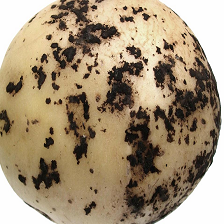
#> input picture ProyectoPID/dataset/Moho_negro/1.jpg, 224 x 224 px
$ python -i black_scurf.py   (imports and definitions only)   (older library calls are emulated)
#> lines starting #> are read from the running program, lines starting #| are printed output that depends on the picture; after the words box and inside, x2 and y2 are one past the last pixel; in counts of white or black regions, pixels touching at a corner belong together
#> further down, picture is the input picture: PIL image 224x224 RGBA; mean R, G, B, A 162.9, 145, 118.9, 255
### ProyectoPID/functions.py
import numpy as np


class Kernel:
    """
    Clase para instanciar los diferentes filtros para utilizar en convolución
    """

    def __init__(self):
        """Método constructor"""
        pass

    def blur(self):
        """Kernel para difuminar la imagen"""
        return np.array([[1, 1, 1], [1, 1, 1], [1, 1, 1]]) / 9

    def gauss(self):
        """Kernel para el desenfoque gaussiano de la imagen"""
        return np.array([[1, 2, 1], [2, 4, 2], [1, 2, 1]]) / 16

    def edge(self):
        """Kernel para resaltar los bordes de la imagen"""
        return np.array([[-1, -1, -1], [-1, 8, -1], [-1, -1, -1]])

    def sharpen(self):
        """Kernel para afilar la imagen"""
        return np.array([[0, -1, 0], [-1, 5, -1], [0, -1, 0]])

    def sobel_x(self):
        """Kernel para aplicar Sobel en horizontal"""
        return np.array([[-1, 0, 1], [-2, 0, 2], [-1, 0, 1]])

    def sobel_y(self):
        """Kernel para aplicar Sobel en vertical"""
        return np.array([[1, 2, 1], [0, 0, 0], [-1, -2, -1]])

    def laplace(self):
        """Kernel para aplicar el filtor Laplaciano"""
        return np.array([[0, 1, 0], [1, -4, 1], [0, 1, 0]])


def calculate_histogram(channel: np.ndarray):
    """Función para calcular el histograma de un canal o imagen"""
    if channel.dtype == np.uint8:
        bins = np.arange(0, 256)
    else:
        bins = 256

    histogram, bin_edges = np.histogram(channel.flatten(), bins=bins)
    bin_centers = (bin_edges[:-1] + bin_edges[1:]) / 2

    return histogram, bin_edges, bin_centers


def calculate_otsu(channel: np.ndarray, normalize: bool = True):
    """
    Función que calcula el umbral otsu a partir de un canal o imagen en grises
    """

    histogram, _, bin_centers = calculate_histogram(channel)

    if normalize == True:
        histogram = histogram / histogram.sum()

    # Probabilidad de clases para todos los posibles umbrales
    weight1 = np.cumsum(histogram)
    weight2 = np.cumsum(histogram[::-1])[::-1]

    # Promedios de clase para todos los posibles umbrales
    mean1 = np.cumsum(histogram * bin_centers) / weight1
    mean2 = (np.cumsum((histogram * bin_centers)[::-1]) / weight2[::-1])[::-1]

    # Calcula la varianza entre grupos
    # Los pesos actúan como coeficientes
    # Se mide la diferencia de valores al cuadrado entre los promedios del primer y segundo grupo
    variance12 = weight1[:-1] * weight2[1:] * (mean1[:-1] - mean2[1:]) ** 2

    # Encuentra la varianza máxima y obtiene el umbral correspondiente
    index = np.argmax(variance12)
    threshold = bin_centers[index]

    return threshold


def footprint_disk(radius: float):
    L = np.arange(-radius, radius + 1)
    X, Y = np.meshgrid(L, L)
    disk = np.array((X**2 + Y**2) <= radius**2, dtype=np.uint8)
    return disk


def binary_dilation(image: np.ndarray, kernel: np.ndarray) -> np.ndarray:

    pad_h, pad_w = kernel.shape[0] // 2, kernel.shape[1] // 2
    padded = np.pad(image, ((pad_h, pad_h), (pad_w, pad_w)), mode="reflect")

    output = np.zeros_like(image, dtype=np.uint8)
    out_h, out_w = output.shape

    for i in range(out_h):
        for j in range(out_w):
            region = padded[i : i + kernel.shape[0], j : j + kernel.shape[1]]
            output[i, j] = 1 if np.any(region == 1) else 0

    return output


def binary_erosion(image: np.ndarray, kernel: np.ndarray) -> np.ndarray:

    pad_h, pad_w = kernel.shape[0] // 2, kernel.shape[1] // 2
    padded = np.pad(image, ((pad_h, pad_h), (pad_w, pad_w)), mode="reflect")

    output = np.zeros_like(image, dtype=np.uint8)
    out_h, out_w = output.shape

    for i in range(out_h):
        for j in range(out_w):
            region = padded[i : i + kernel.shape[0], j : j + kernel.shape[1]]
            output[i, j] = 1 if np.all(region == 1) else 0

    return output


def binary_opening(image: np.ndarray, kernel: np.ndarray) -> np.ndarray:
    """
    Ejecuta una apertura morfológica binario. Una apertura es una erosión seguida de una dilatación.
    """
    # 1. Erosion: Obtiene el valor mínimo en la vencidad
    eroded = binary_erosion(image, kernel)

    # 2. Dilatación: Obtiene el valor máximo en la vecindad
    opened = binary_dilation(eroded, kernel)

    return opened.astype(np.bool)


def binary_closing(image: np.ndarray, kernel: np.ndarray) -> np.ndarray:
    """
    Ejecuta un cierre morfológico binario. Un cierre es una dilatación seguida de una erosión.
    """
    # 1. Dilatación: Obtiene el valor máximo en la vecindad
    dilated = binary_dilation(image, kernel)

    # 2. Erosion: Obtiene el valor mínimo en la vencidad
    closed = binary_erosion(dilated, kernel)

    return closed.astype(np.bool)


# [128 lines left out: functions filter, normalize_sobel_angles, supress_non_maximums, canny, not called in this run]

### ProyectoPID/black_scurf.py
import numpy as np
import matplotlib.pyplot as plt
from pathlib import Path
from random import choice, sample
from PIL import Image
from functions import (
    Kernel,
    filter,
    calculate_otsu,
    binary_opening,
    binary_closing,
    footprint_disk,
)
from skimage.morphology import remove_small_objects
from skimage.measure import label, regionprops


def detect_black_scurf(image, chroma_threshold=0.2, closing_radius=1, use_filter=False):
    """
    Función que recibe una imagen de una papa y determina si está enferma de
    Moho Negro o no
    """
#> called with chroma_threshold = 0.2, closing_radius = 1, use_filter = False

    # Cargar imagen
    img = image.convert("RGB")
    img_array = np.asarray(img)

    # Aplicar filtro
    if use_filter:
        kernel = Kernel()
        filter_type = kernel.blur()

        red = filter(img_array[..., 0], filter_type)
        green = filter(img_array[..., 1], filter_type)
        blue = filter(img_array[..., 2], filter_type)
        result = np.dstack([red, green, blue])
        img_array = np.clip(result, 0, 255).astype(np.uint8)

    norm_img_array = img_array / 255.0

    # Convertir a grises
    RGBTOYUV = [0.298936021293775, 0.587043074451121, 0.114020904255103]
    yuv = np.matmul(norm_img_array, RGBTOYUV)
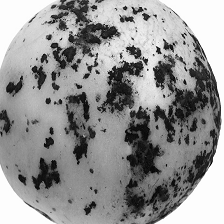
#> yuv: shape (224, 224) float64; min 0, max 1, mean 0.578

    # Calcular el Chroma (diferencia entre el máximo y el mínimo)
    max_rgb = norm_img_array.max(axis=2)
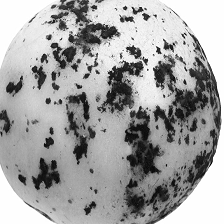
#> max_rgb: shape (224, 224) float64; min 0, max 1, mean 0.639
    min_rgb = norm_img_array.min(axis=2)
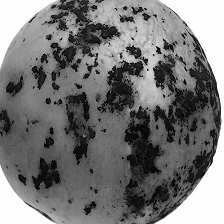
#> min_rgb: shape (224, 224) float64; min 0, max 1, mean 0.466
    chroma = max_rgb - min_rgb
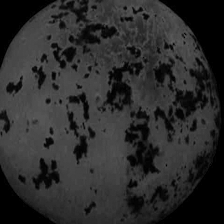
#> chroma: shape (224, 224) float64; min 0, max 0.38, mean 0.173

    # Calcular las máscaras
    otsu = calculate_otsu(yuv, normalize=False)
#> in calculate_histogram, `histogram, bin_edges = np.histogram(channel.flatten(), bins=bins)`: histogram = 256 values, max 6707 at index 254, min 1 at index 1, mean 196; bin_edges = 257 values from 0 to 1
#> in calculate_histogram, `bin_centers = (bin_edges[:-1] + bin_edges[1:]) / 2`: bin_centers = 256 values from 0.00195 to 0.998
#> in calculate_otsu, `weight1 = np.cumsum(histogram)`: weight1 = 256 values from 3 to 50176
#> in calculate_otsu, `weight2 = np.cumsum(histogram[::-1])[::-1]`: weight2 = 256 values, max 50176 at index 0, min 387 at index 255, mean 29080.3
#> in calculate_otsu, `mean1 = np.cumsum(histogram * bin_centers) / weight1`: mean1 = 256 values from 0.00195 to 0.578
#> in calculate_otsu, `mean2 = (np.cumsum((histogram * bin_centers)[::-1]) / weight2[::-1])[:..`: mean2 = 256 values from 0.578 to 0.998
#> in calculate_otsu, `variance12 = weight1[:-1] * weight2[1:] * (mean1[:-1] - mean2[1:]) ** 2`: variance12 = 255 values, max 136418174.2 at index 123, min 49885.5 at index 0, mean 101941692.5
#> in calculate_otsu, `index = np.argmax(variance12)`: index = 123
#> in calculate_otsu, `threshold = bin_centers[index]`: threshold = 0.482
#> otsu = 0.482
    mask_dark = yuv < otsu  # Máscara relativa al umbral
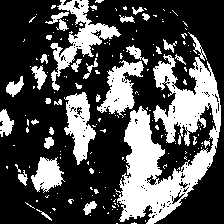
#> mask_dark: shape (224, 224) bool; 31.2% white; 174 white regions (139 under 20 px), largest, box (x1, y1, x2, y2) and area: (115, 54, 221, 224) 8038, (50, 0, 121, 91) 1703, (97, 60, 144, 118) 1253

    # Forzar saturación baja para detectar mejor las zonas oscuras
    mask_dark &= chroma < chroma_threshold
#> mask_dark: shape (224, 224) bool; 24.5% white; 128 white regions (90 under 20 px), largest, box (x1, y1, x2, y2) and area: (120, 56, 221, 224) 4923, (124, 106, 164, 181) 1456, (59, 0, 119, 54) 1083

    # Remover el fondo blanco
    potato_mask = yuv < 0.95
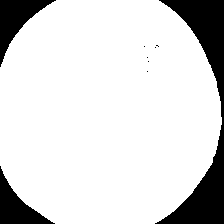
#> potato_mask: shape (224, 224) bool; 85% white; 9 black regions (6 under 20 px), largest, box (x1, y1, x2, y2) and area: (155, 0, 224, 224) 4912, (0, 0, 56, 67) 1385, (0, 166, 55, 224) 1215

    # De la máscara de la papa nos quedamos solo con las partes oscuras
    detected_mask = mask_dark & potato_mask

    # Limpieza morfológica
    disease_mask = binary_opening(detected_mask, footprint_disk(closing_radius))
#> in binary_erosion, `padded = np.pad(image, ((pad_h, pad_h), (pad_w, pad_w)), mode="reflect")`: padded: shape (226, 226) bool; 24.2% white; 128 white regions (89 under 20 px), largest, box (x1, y1, x2, y2) and area: (121, 57, 222, 226) 4932, (125, 107, 165, 182) 1456, (60, 0, 120, 55) 1105
#> after the loop in binary_erosion, `for i in range(out_h):`: output: shape (224, 224); values 0 (black) and 1 (white), 13.3% white; 86 white regions (54 under 20 px), largest, box (x1, y1, x2, y2) and area: (126, 111, 161, 175) 1021, (174, 67, 217, 121) 889, (124, 180, 180, 218) 841
#> in binary_dilation, `padded = np.pad(image, ((pad_h, pad_h), (pad_w, pad_w)), mode="reflect")`: padded: shape (226, 226); values 0 (black) and 1 (white), 13.1% white; 86 white regions (54 under 20 px), largest, box (x1, y1, x2, y2) and area: (127, 112, 162, 176) 1021, (175, 68, 218, 122) 889, (125, 181, 181, 219) 841
#> after the loop in binary_dilation, `for i in range(out_h):`: output: shape (224, 224); values 0 (black) and 1 (white), 21.5% white; 63 white regions (27 under 20 px), largest, box (x1, y1, x2, y2) and area: (154, 58, 218, 132) 1570, (121, 179, 181, 224) 1498, (125, 110, 162, 178) 1371
    disease_mask = binary_closing(disease_mask, footprint_disk(closing_radius))
#> in binary_dilation (call 2), `padded = np.pad(image, ((pad_h, pad_h), (pad_w, pad_w)), mode="reflect")`: padded: shape (226, 226) bool; 21.2% white; 63 white regions (26 under 20 px), largest, box (x1, y1, x2, y2) and area: (155, 59, 219, 133) 1570, (122, 180, 182, 226) 1507, (126, 111, 163, 179) 1371
#> after the loop in binary_dilation (call 2), `for i in range(out_h):`: output: shape (224, 224); values 0 (black) and 1 (white), 30.1% white; 44 white regions, largest, box (x1, y1, x2, y2) and area: (153, 57, 222, 198) 3890, (50, 0, 120, 70) 2108, (120, 172, 182, 224) 2007
#> in binary_erosion (call 2), `padded = np.pad(image, ((pad_h, pad_h), (pad_w, pad_w)), mode="reflect")`: padded: shape (226, 226); values 0 (black) and 1 (white), 29.7% white; 45 white regions (1 under 20 px), largest, box (x1, y1, x2, y2) and area: (154, 58, 223, 199) 3890, (51, 0, 121, 71) 2136, (121, 173, 183, 226) 2019
#> after the loop in binary_erosion (call 2), `for i in range(out_h):`:
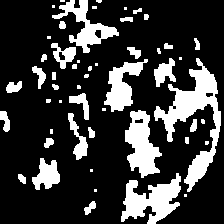
#> output: shape (224, 224); values 0 (black) and 1 (white), 22.4% white; 52 white regions (22 under 20 px), largest, box (x1, y1, x2, y2) and area: (154, 58, 221, 192) 2700, (121, 173, 181, 224) 1626, (125, 110, 162, 178) 1414
#> (the run stopped early here; a loop or call above may not have finished)

$ run again, on ProyectoPID/dataset/Moho_negro/14.jpg
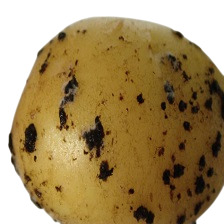
#> input picture ProyectoPID/dataset/Moho_negro/14.jpg, 224 x 224 px
#> picture is the input picture: PIL image 224x224 RGB; mean R, G, B 162.9, 139.8, 96.2
#> in calculate_histogram, `histogram, bin_edges = np.histogram(channel.flatten(), bins=bins)`: histogram = 256 values, max 11254 at index 255, min 1 at index 0, mean 196; bin_edges = 257 values from 0.00117 to 1
#> in calculate_histogram, `bin_centers = (bin_edges[:-1] + bin_edges[1:]) / 2`: bin_centers = 256 values from 0.00312 to 0.998
#> weight1 = 256 values from 1 to 50176
#> weight2 = 256 values, max 50176 at index 0, min 11254 at index 255, mean 27951.4
#> mean1 = 256 values from 0.00312 to 0.556
#> mean2 = 256 values from 0.556 to 0.998
#> variance12 = 255 values, max 160407996.7 at index 175, min 15317.5 at index 0, mean 108621936.7
#> index = 175
#> threshold = 0.686
#> in detect_black_scurf, `mask_dark = yuv < otsu`:
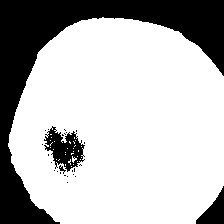
#> mask_dark: shape (224, 224) bool; 73.1% white; 26 black regions (22 under 20 px), largest, box (x1, y1, x2, y2) and area: (0, 0, 224, 224) 11939, (44, 126, 85, 172) 957, (196, 186, 224, 224) 526, (59, 165, 66, 174) 24
#> potato_mask: shape (224, 224) bool; 76% white; 2 black regions, box (x1, y1, x2, y2) and area: (0, 0, 224, 224) 11545, (197, 187, 224, 224) 492
#> in binary_erosion (call 2), `padded = np.pad(image, ((pad_h, pad_h), (pad_w, pad_w)), mode="reflect")`:
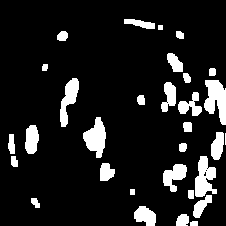
#> padded: shape (226, 226); values 0 (black) and 1 (white), 11.8% white; 31 white regions (1 under 20 px), largest, box (x1, y1, x2, y2) and area: (204, 80, 226, 125) 649, (195, 156, 217, 197) 574, (83, 117, 106, 158) 568
